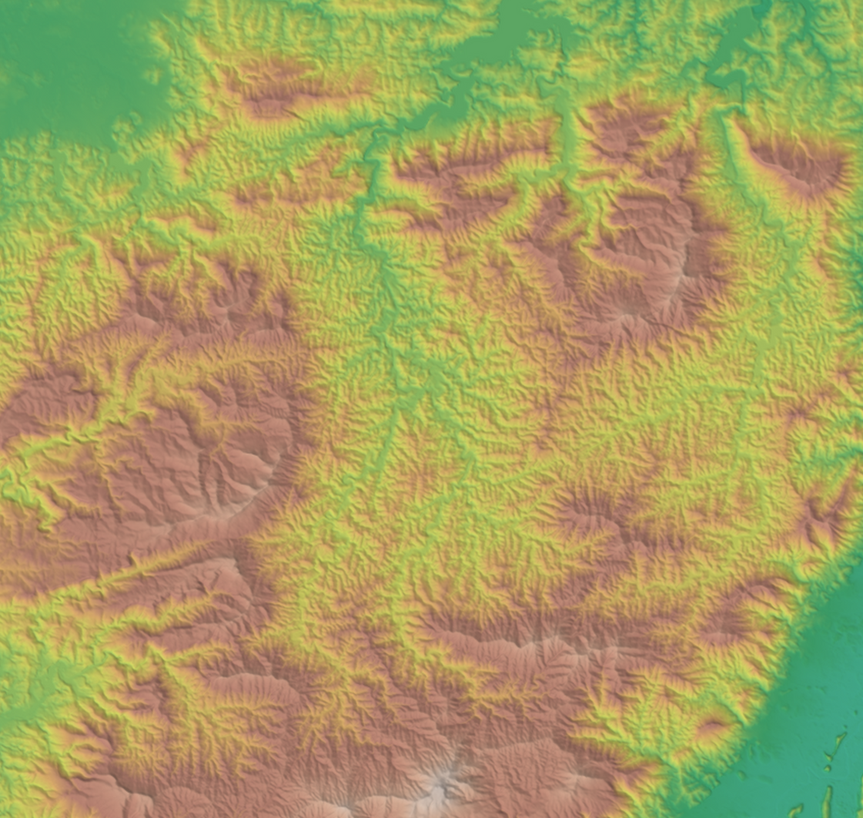
#> input picture _work_docx/_analysis/embedded_0.png, 863 x 818 px, shrunk from 1121 x 1063 before the run, found by its file name
$ python white_check.py
#> lines starting #> are read from the running program, lines starting #| are printed output that depends on the picture
# -*- coding: utf-8 -*-
"""Does the embedded PNG itself contain a white polygon overlay? Find plot rect inside it."""
import os, re
import numpy as np
from PIL import Image

AN = r'D:\claude\华为杯\D题\_work_docx\_analysis'
im = Image.open(os.path.join(AN, 'embedded_0.png')).convert('RGB')
a = np.asarray(im).astype(np.int16)
Hp, Wp = a.shape[:2]
#> Hp = 818; Wp = 863
print('png', Wp, Hp)
#| png 863 818

# how white is the brightest pixel in each row/col? (the stroke is pure white)
mx = a.max(axis=2)
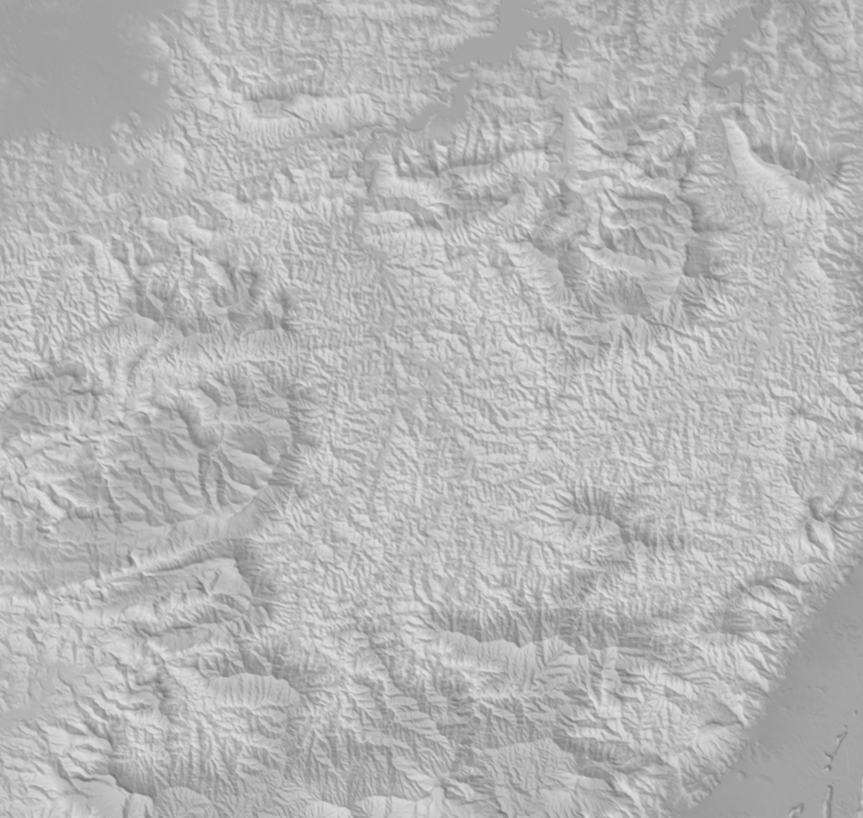
#> mx: shape (818, 863) int16; min 115, max 224, mean 181.3
whiteish = (mx > 240)
#> whiteish: shape (818, 863) bool; every value is 0
print('pixels with max channel >240: %d (%.4f%%)' % (whiteish.sum(), 100*whiteish.mean()))
#| pixels with max channel >240: 0 (0.0000%)
ys, xs = np.nonzero(whiteish)
#> ys = empty array; xs = empty array
if len(xs):
    print('their bbox: x %d..%d  y %d..%d' % (xs.min(), xs.max(), ys.min(), ys.max()))
    print('row histogram top:', np.bincount(ys, minlength=Hp).argsort()[-8:][::-1])
    print('col histogram top:', np.bincount(xs, minlength=Wp).argsort()[-8:][::-1])

# Look specifically for the pixel VALUES that were sampled as border 6/43 in the
# original hypothesis: show the unique colours near the frame of the actual image.
for edge, arr in (('row0', a[0]), ('row_last', a[-1]), ('col0', a[:, 0]), ('col_last', a[:, -1])):
    u, c = np.unique(arr.reshape(-1, 3), axis=0, return_counts=True)
    o = np.argsort(c)[::-1][:4]
    print(edge, [(tuple(u[i]), int(c[i])) for i in o])
#> this loop made 4 passes
#> (edge, o) on passes 1 to 4: ('row0', [143, 133, 82, 83]), ('row_last', [88, 83, 70, 89]), ('col0', [60, 59, 529, 2]), ('col_last', [82, 81, 104, 103])
#| row0 [((92, 166, 99), 21), ((91, 165, 98), 6), ((83, 163, 99), 6), ((83, 163, 100), 6)]
#| row_last [((63, 164, 129), 7), ((63, 163, 129), 5), ((62, 163, 130), 5), ((63, 164, 130), 4)]
#| col0 [((87, 164, 99), 4), ((87, 164, 98), 4), ((184, 186, 87), 4), ((73, 159, 101), 4)]
#| col_last [((63, 164, 133), 11), ((63, 164, 132), 11), ((64, 165, 133), 8), ((64, 165, 132), 6)]
